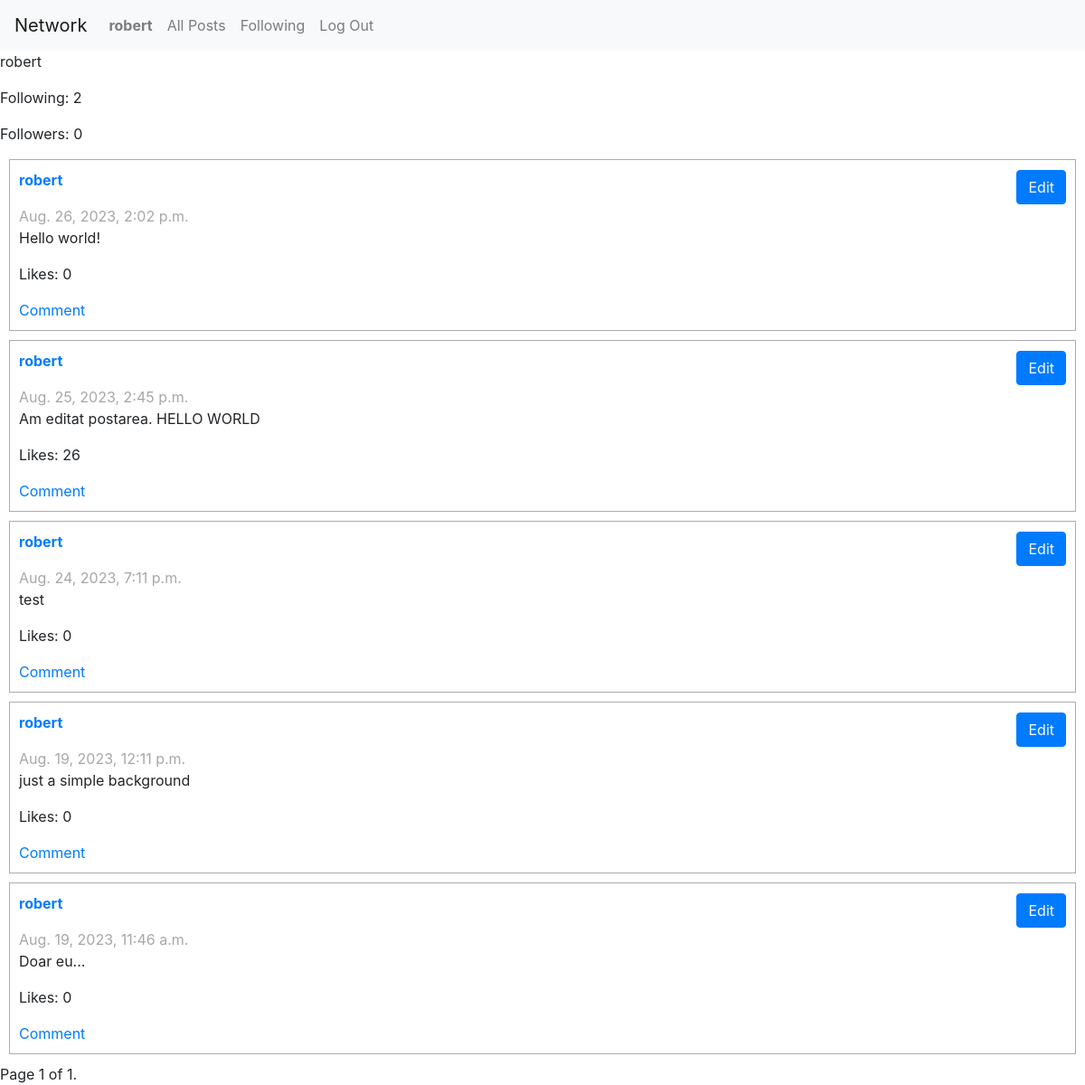
The app's page /profile/robert (signed in) with its own data.
### network/models.py (models this page shows, shortened)
class User(AbstractUser):
    pass

class UserPost(models.Model):
    user = models.ForeignKey(User, on_delete=models.CASCADE)
    timestamp = models.DateTimeField(auto_now_add=True)
    content = models.CharField(max_length=512)
    likes = models.IntegerField(default=0)

### network/views.py (the view)
# urls.py: path("profile/<str:username>", views.userprofile, name="userprofile"),
def userprofile(request, username):
    user = User.objects.get(username=username)
    posts = UserPost.objects.order_by('-timestamp').filter(user=user)
    paginator = Paginator(posts, 10)
    page_number = request.GET.get("page")
    page_obj = paginator.get_page(page_number)
    followingUsers = UserFollowing.objects.filter(user_id=user)  # all persons that te users follow
    followersUsers = UserFollowing.objects.filter(following_user_id=user) # all persons that follow an user
    try:
        checkFollow = UserFollowing.objects.get(user_id=request.user, following_user_id=user)
        isFollowing = checkFollow  # If the get() operation succeeds, the user is following.
    except:
        isFollowing = False  # If the user is not following, handle the exception.
    return render(request, "network/userprofile.html", {
        "profile":user,
        "followers":followersUsers,
        "following":followingUsers,
        "posts":posts,
        "page_obj": page_obj,
        "isFollowing":isFollowing
    })

### network/templates/network/userprofile.html (shortened to what this page needs)
{% extends 'network/layout.html' %}
{% block body %}
    <div>
        <p>{{ profile.username }}</p>
    </div>
    <div>
        <p>Following: {{ following.count }}</p>
        <p>Followers: {{ followers.count }}</p>
    </div>
    <div>
        {% for post in page_obj %}
        <div class="post-container">
            <div class="post-principal-container">
                <a href="{% url 'userprofile' post.user.username%}"><p class="post-username">{{post.user.username}}</p></a>
                {% if request.user == post.user%}
                <button class="btn btn-primary"><a href="{% url 'editpost' post.id %}" class="text-light text-decoration-none">Edit</a></button>
                {% endif %}
            </div>
            <div>
                <p class="post-timestamp">{{post.timestamp}}</p>
                <p class="post-content">{{post.content}}</p>
                <p>Likes: {{ post.likes }}</p>
                <a href="" class="text-decoration-none">Comment</a>
            </div>
        </div>
    {% endfor %}
    <div class="pagination">
        <span class="step-links">
            <span class="current">
                Page {{ page_obj.number }} of {{ page_obj.paginator.num_pages }}.
            </span>
        </span>
    </div>
    </div>
{% endblock %}

### network/templates/network/layout.html (shortened to what this page needs)
{% load static %}
<!DOCTYPE html>
<html lang="en">
    <head>
        <link rel="stylesheet" href="https://stackpath.bootstrapcdn.com/bootstrap/4.4.1/css/bootstrap.min.css">
        <link href="/network/static/network//styles.css" rel="stylesheet">
    </head>
    <body>
        <nav class="navbar navbar-expand-lg navbar-light bg-light">
            <a class="navbar-brand" href="#">Network</a>
            <div>
              <ul class="navbar-nav mr-auto">
                {% if user.is_authenticated %}
                    <li class="nav-item">
                        <a class="nav-link" href="{% url 'userprofile' user.username%}"><strong>{{ user.username }}</strong></a>
                    </li>
                {% endif %}
                <li class="nav-item">
                  <a class="nav-link" href="{% url 'index' %}">All Posts</a>
                </li>
                {% if user.is_authenticated %}
                    <li class="nav-item">
                        <a class="nav-link" href="{% url 'following' %}">Following</a>
                    </li>
                    <li class="nav-item">
                        <a class="nav-link" href="{% url 'logout' %}">Log Out</a>
                    </li>
                {% endif %}
              </ul>
            </div>
          </nav>
        <div class="body">
            {% block body %}
            {% endblock %}
        </div>
    </body>
</html>

### network/static/network/styles.css (style rules this page uses)
.post-container { display:flex; margin: 10px; border:1px solid rgb(171, 171, 171); padding:10px; flex-direction: column; }
.post-principal-container { display:flex; align-items: center; justify-content: space-between; }
.post-username { font-weight: bold; text-align: center; margin-right:5px; }
.post-timestamp { margin-bottom: 0; color:rgb(167, 167, 167); }

### records on screen
User: username "robert"
UserPost: user.username "robert", shows "Edit", timestamp "Aug. 26, 2023, 2:02 p.m.", content "Hello world!", likes "0"
UserPost: user.username "robert", shows "Edit", timestamp "Aug. 25, 2023, 2:45 p.m.", content "Am editat postarea. HELLO WORLD", likes "26"
UserPost: user.username "robert", shows "Edit", timestamp "Aug. 24, 2023, 7:11 p.m.", content "test", likes "0"
UserPost: user.username "robert", shows "Edit", timestamp "Aug. 19, 2023, 12:11 p.m.", content "just a simple background", likes "0"
UserPost: user.username "robert", shows "Edit", timestamp "Aug. 19, 2023, 11:46 a.m.", content "Doar eu...", likes "0"

### other values on screen
{{ following.count }} "2"
{{ followers.count }} "0"
{{ page_obj.number }} "1"
{{ page_obj.paginator.num_pages }} "1"
